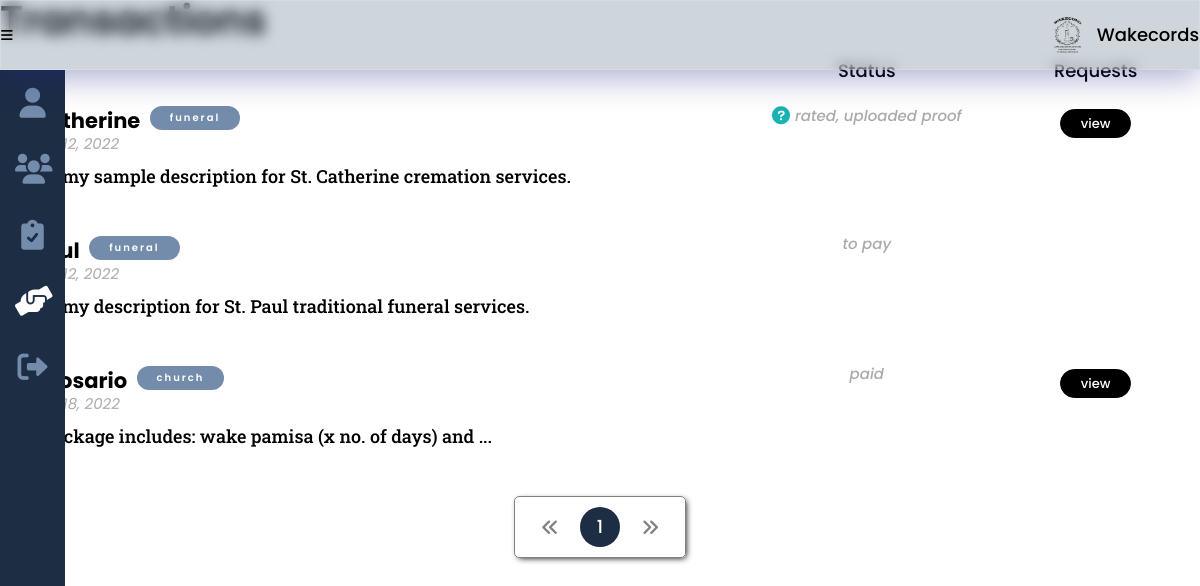
/purchase.php, run on an earlier commit of the app's database.
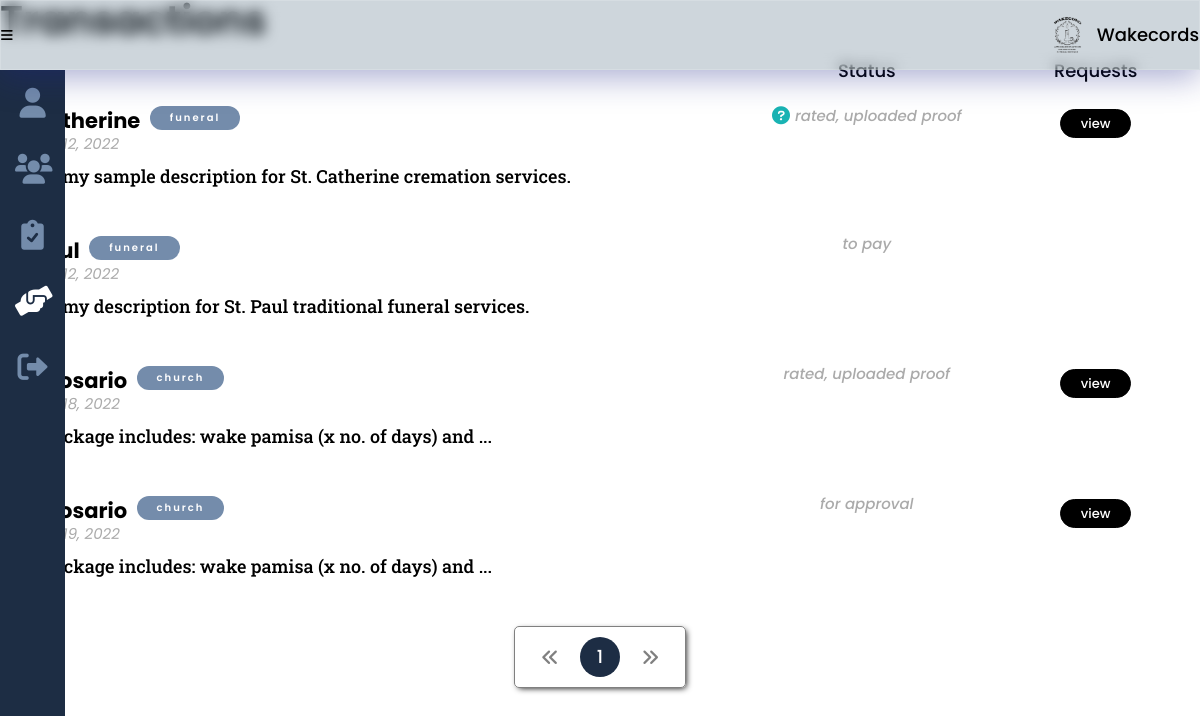
And on a later commit of the database.
### tables this page shows
CREATE TABLE `purchase` (
  `purchase_id` int(8) NOT NULL,
  `seeker_id` int(8) NOT NULL,
  `service_id` int(8) NOT NULL,
  `purchase_total` decimal(9,2) DEFAULT NULL,
  `purchase_qty` int(2) DEFAULT NULL,
  `purchase_size` varchar(25) DEFAULT NULL,
  `purchase_font` varchar(25) DEFAULT NULL,
  `purchase_date` date NOT NULL,
  `purchase_wake_date` date DEFAULT NULL,
  `purchase_wake_time` varchar(50) DEFAULT NULL,
  `purchase_num_days` int(2) DEFAULT NULL,
  `purchase_burial_date` date DEFAULT NULL,
  `purchase_burial_time` varchar(50) DEFAULT NULL,
  `purchase_status` varchar(15) NOT NULL,
  `purchase_progress` int(2) NOT NULL
);

CREATE TABLE `funeral` (
  `service_id` int(8) NOT NULL,
  `funeral_name` varchar(50) NOT NULL,
  `funeral_type` varchar(20) NOT NULL,
  `funeral_kind` varchar(20) NOT NULL,
  `funeral_size` varchar(200) DEFAULT NULL,
  `funeral_qty` varchar(200) DEFAULT NULL,
  `funeral_price` varchar(200) DEFAULT NULL
);

CREATE TABLE `services` (
  `service_id` int(8) NOT NULL,
  `provider_id` int(8) NOT NULL,
  `service_type` varchar(20) NOT NULL,
  `service_desc` varchar(500) NOT NULL,
  `service_cost` decimal(9,2) DEFAULT NULL,
  `service_qty` int(2) DEFAULT NULL,
  `service_img` varchar(100) NOT NULL,
  `service_status` varchar(10) NOT NULL
);

CREATE TABLE `church` (
  `service_id` int(8) NOT NULL,
  `church_church` varchar(25) NOT NULL,
  `church_cemetery` varchar(25) NOT NULL,
  `church_priest` varchar(25) NOT NULL,
  `church_address` varchar(300) NOT NULL,
  `church_mass_date` date DEFAULT NULL,
  `church_mass_time` varchar(200) DEFAULT NULL
);

### others/db.php (called while the page is built, shortened)
<?php
	class DB
	{
		static $hostname = "localhost";
		static $dbname = "wakecords";
		static $username  = "root";
		static $password = "";
		public static function query($sql, $params=array(), $transactType)
		{
			$rows = array();
			try
			{
				$db = new PDO("mysql:host=". self::$hostname ."; dbname=". self::$dbname,  self::$username,  self::$password);
				$db->setAttribute(PDO::ATTR_ERRMODE, PDO::ERRMODE_EXCEPTION);
				$cmd = $db->prepare($sql);
				$cmd->execute($params);
				if($transactType == "READ")
					$rows = $cmd->fetchAll();
				else
					$rows = $db->lastInsertId();
			}
			catch(PDOException $e)
			{
				echo $e->getMessage();
			}
			return $rows;
		}
	}

### others/functions.php (the view, shortened to what the changed rows need)
<?php
	require_once("others/db.php");
	function limit_text($text, $limit) {
		if (str_word_count($text, 0) > $limit) {
			$words = str_word_count($text, 2);
			$pos   = array_keys($words);
			$text  = substr($text, 0, $pos[$limit]) . '...';
		}
		return $text;
	}
	function purchase_list(){
		if(isset($_SESSION['seeker']))
			$list = read("purchase", ["seeker_id"], [$_SESSION['seeker']]);
		else if(isset($_SESSION['provider'])){
			$list = DB::query("SELECT * FROM purchase a JOIN services b ON a.service_id = b.service_id WHERE provider_id = ?", array($_SESSION['provider']), "READ");
		}
		else $list = read('purchase');
		if(count($list)>0){
			$result = 5;
			$total_results = count($list);
			$page_numbers = ceil($total_results / $result);
			if(!isset($_GET['page'])) $current_page = 1;
			else $current_page = $_GET['page'];
			for($i=1; $i<=$page_numbers; $i++){
				if($current_page == $i){
					$per_page = $result * $current_page;
					$starting_point = $per_page - $result;
					for($j=$starting_point; $j<$per_page; $j++){
						if(!empty($list[$j])){
				$service_ = read("services", ["service_id"], [$list[$j]['service_id']]);
				$service_ = $service_[0];
				$differ_ = service_type($service_['service_type'], $service_['service_id']);
				$name = $differ_[1];
				echo "
				<div class='list'>
					<div>
						<h3>{$name} <mark class='btn status type'>".$service_['service_type']."</mark>
							<span>
								on: ".date("F j, Y", strtotime($list[$j]['purchase_date']))."
							</span>
						</h3>
						<p>".limit_text($service_['service_desc'], 10)."</p>
					</div>";
				echo "
					<div>
						<span style='display:flex;align-items:center;justify-content:center;gap:0 5px;'>";
						if($service_['service_type'] == "funeral" && $list[$j]['purchase_status'] != "to pay") {
							echo "<a style='color:var(--blue);font-size:18px;' href='' title='Covered by no cancellation policy.'><i class='fa-solid fa-circle-question'></i></a>";
						}
				echo $list[$j]['purchase_status'];
				$payout = read("payout", ["purchase_id"], [$list[$j]['purchase_id']]);
				if(count($payout) == 1){
					$payout = $payout[0];
					if($payout['payout_image'] == NULL) {
						if(isset($_SESSION['provider'])){
							echo ", pending payout requests";
						}
					}
					else {
						if(!isset($_SESSION['seeker'])){
							echo ", uploaded proof";
						}
					}
				}
				echo "	</span>
					</div>
					<div>
				";
				if($list[$j]['purchase_status'] == "paid" || $list[$j]['purchase_status'] == "done" || $list[$j]['purchase_status'] == "rated" || $list[$j]['purchase_status'] == "scheduled") {
					echo "<a href='status.php?purchaseid=".$list[$j]['purchase_id']."' class='status'>view</a>";
				}
				if($list[$j]['purchase_status'] == "for approval" || $list[$j]['purchase_status'] == "rejected"){
					echo "<mark class='status' id='open-approval' onclick='open_modal(\"approval\", {$list[$j]['purchase_id']});'>view</mark>";
				}
				echo "
					</div>
				</div>
				";
						}
						else break;
					}
				}
				else continue;
			}
			echo "
			<div class='pagination'>
				<ul>";
					for($i=1; $i<=$page_numbers; $i++){
						$is_active = "";
						if($i == $current_page) $is_active = "class='hovered'";
						else $is_active = "";
						echo "<li><a {$is_active} href='?page={$i}'>{$i}</a></li>";
					}
			echo "
				</ul>
			</div>";
		}
		else messaging("error", "You have no transactions yet!");
	}
	function read($table, $attr=[], $data=[]){
		if(count($attr) == 1){
			return DB::query("SELECT * FROM ".$table." WHERE ".$attr[0]."=?", array($data[0]), "READ");
		}
		else if(count($attr) == 2) {
			return DB::query("SELECT * FROM ".$table." WHERE ".$attr[0]."=? and ".$attr[1]."=?", array($data[0], $data[1]), "READ");
		}
		else if(count($attr) == 3) {
			return DB::query("SELECT * FROM ".$table." WHERE ".$attr[0]."=? and ".$attr[1]."=? and ".$attr[2]."=?", array($data[0], $data[1], $data[2]), "READ");
		}
		else {
			return DB::query("SELECT * FROM ".$table, array(), "READ");
		}
	}
	function service_type($type, $service_id){
		$result = read($type, ["service_id"], [$service_id]);
		return $result[0];
	}

What changed in the data, as far as the page shows it:
changed purchase "May 18, 2022": purchase_status "paid" → "rated"
added purchase: church.church_church "Sto. Rosario", service.service_type "church", purchase_date "May 19, 2022", service.service_desc "This package includes: wake pamisa (x no. of days) and ...", purchase_status "for approval"
Also different on the page:
new list line: ", uploaded proof"
